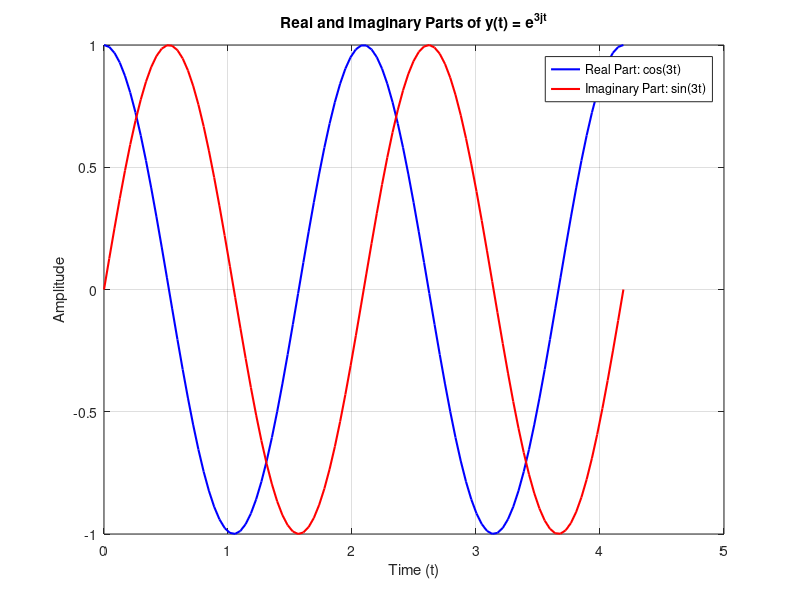

Write MATLAB code to recreate this figure.
% Fundamental period
		T = 2*pi/3;  % w = 3
		
		% Two periods
		t = linspace(0, 2*T, 100);
		
		% Compute the complex exponential signal
		y = exp(3j*t);   
		
		% Extract real and imaginary parts
		y_real = real(y);
		y_imag = imag(y);
		
		% Plot real and imaginary parts separately
		figure;
		plot(t, y_real, 'b', 'LineWidth', 1.5); hold on;
		plot(t, y_imag, 'r', 'LineWidth', 1.5);
		grid on;
		
		% Labels and title
		xlabel('Time (t)'); 
		ylabel('Amplitude'); 
		title('Real and Imaginary Parts of y(t) = e^{3jt}');
		
		% Legend
		legend('Real Part: cos(3t)', 'Imaginary Part: sin(3t)');
		
		% Hold off to stop plotting
		hold off;	
